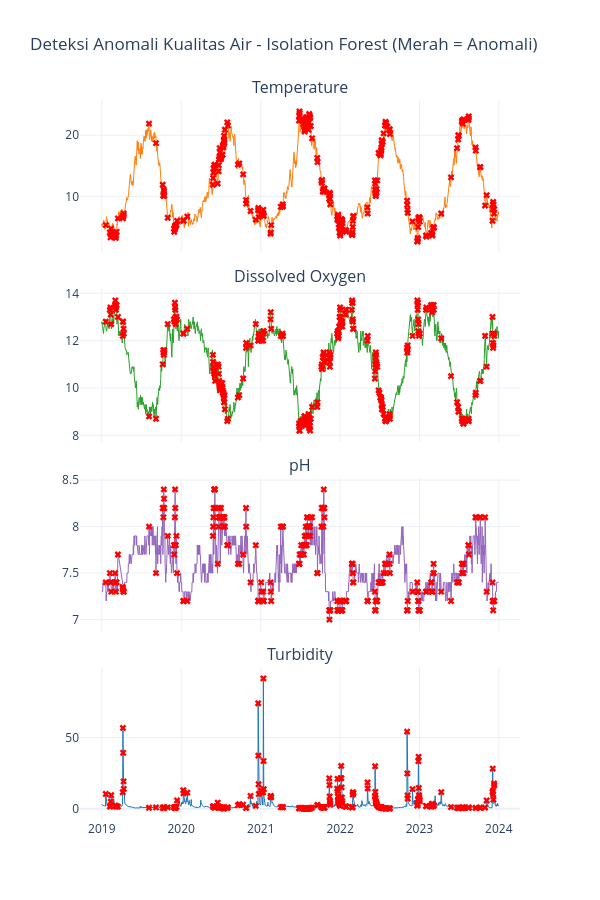

Notebook source saved alongside this figure:
### Markdown cell above
#### Anomaly Result Visualization

### Code cell
df_anomali = df[df['Anomaly_Label'] == 'Anomaly']

fig = make_subplots(
    rows=4, cols=1, 
    shared_xaxes=True,
    vertical_spacing=0.05,
    subplot_titles=("Temperature", "Dissolved Oxygen", "pH", "Turbidity")
)

colors = ['#ff7f0e', '#2ca02c', '#9467bd', '#1f77b4']

for i, col in enumerate(numeric_cols, start=1):
    fig.add_trace(
        go.Scatter(x=df['datetime'], y=df[col], mode='lines', name=col, line=dict(color=colors[i-1], width=1)), 
        row=i, col=1
    )
    
    fig.add_trace(
        go.Scatter(x=df_anomali['datetime'], y=df_anomali[col], mode='markers', name=f'Anomaly ({col})', 
                   marker=dict(color='red', size=6, symbol='x')), 
        row=i, col=1
    )
fig.update_layout(
    title="Deteksi Anomali Kualitas Air - Isolation Forest (Merah = Anomali)",
    height=900,
    width=600,
    showlegend=False,
    hovermode="x unified",
    template="plotly_white"
)

fig.show()

### Figure 1 — Plotly figure (JSON) as saved in the notebook; plotly's stock layout.template omitted (floating-point values rounded to 4 significant figures; data arrays with more than 128 entries replaced by an {"elided": "..."} marker saying what was removed)
{"data": [{"line": {"color": "#ff7f0e", "width": 1}, "mode": "lines", "name": "Temperature", "type": "scatter", "x": {"elided": "1773 str values"}, "xaxis": "x", "y": {"elided": "1773 float values"}, "yaxis": "y"}, {"marker": {"color": "red", "size": 6, "symbol": "x"}, "mode": "markers", "name": "Anomaly (Temperature)", "type": "scatter", "x": {"elided": "276 str values"}, "xaxis": "x", "y": {"elided": "276 float values"}, "yaxis": "y"}, {"line": {"color": "#2ca02c", "width": 1}, "mode": "lines", "name": "Dissolved Oxygen", "type": "scatter", "x": {"elided": "1773 str values"}, "xaxis": "x2", "y": {"elided": "1773 float values"}, "yaxis": "y2"}, {"marker": {"color": "red", "size": 6, "symbol": "x"}, "mode": "markers", "name": "Anomaly (Dissolved Oxygen)", "type": "scatter", "x": {"elided": "276 str values"}, "xaxis": "x2", "y": {"elided": "276 float values"}, "yaxis": "y2"}, {"line": {"color": "#9467bd", "width": 1}, "mode": "lines", "name": "pH", "type": "scatter", "x": {"elided": "1773 str values"}, "xaxis": "x3", "y": {"elided": "1773 float values"}, "yaxis": "y3"}, {"marker": {"color": "red", "size": 6, "symbol": "x"}, "mode": "markers", "name": "Anomaly (pH)", "type": "scatter", "x": {"elided": "276 str values"}, "xaxis": "x3", "y": {"elided": "276 float values"}, "yaxis": "y3"}, {"line": {"color": "#1f77b4", "width": 1}, "mode": "lines", "name": "Turbidity", "type": "scatter", "x": {"elided": "1773 str values"}, "xaxis": "x4", "y": {"elided": "1773 float values"}, "yaxis": "y4"}, {"marker": {"color": "red", "size": 6, "symbol": "x"}, "mode": "markers", "name": "Anomaly (Turbidity)", "type": "scatter", "x": {"elided": "276 str values"}, "xaxis": "x4", "y": {"elided": "276 float values"}, "yaxis": "y4"}], "layout": {"annotations": [{"font": {"size": 16}, "showarrow": false, "text": "Temperature", "x": 0.5, "xanchor": "center", "xref": "paper", "y": 1, "yanchor": "bottom", "yref": "paper"}, {"font": {"size": 16}, "showarrow": false, "text": "Dissolved Oxygen", "x": 0.5, "xanchor": "center", "xref": "paper", "y": 0.7375, "yanchor": "bottom", "yref": "paper"}, {"font": {"size": 16}, "showarrow": false, "text": "pH", "x": 0.5, "xanchor": "center", "xref": "paper", "y": 0.475, "yanchor": "bottom", "yref": "paper"}, {"font": {"size": 16}, "showarrow": false, "text": "Turbidity", "x": 0.5, "xanchor": "center", "xref": "paper", "y": 0.2125, "yanchor": "bottom", "yref": "paper"}], "height": 900, "hovermode": "x unified", "showlegend": false, "title": {"text": "Deteksi Anomali Kualitas Air - Isolation Forest (Merah = Anomali)"}, "width": 600, "xaxis": {"anchor": "y", "domain": [0, 1], "matches": "x4", "showticklabels": false}, "xaxis2": {"anchor": "y2", "domain": [0, 1], "matches": "x4", "showticklabels": false}, "xaxis3": {"anchor": "y3", "domain": [0, 1], "matches": "x4", "showticklabels": false}, "xaxis4": {"anchor": "y4", "domain": [0, 1]}, "yaxis": {"anchor": "x", "domain": [0.7875, 1]}, "yaxis2": {"anchor": "x2", "domain": [0.525, 0.7375]}, "yaxis3": {"anchor": "x3", "domain": [0.2625, 0.475]}, "yaxis4": {"anchor": "x4", "domain": [0, 0.2125]}}}
